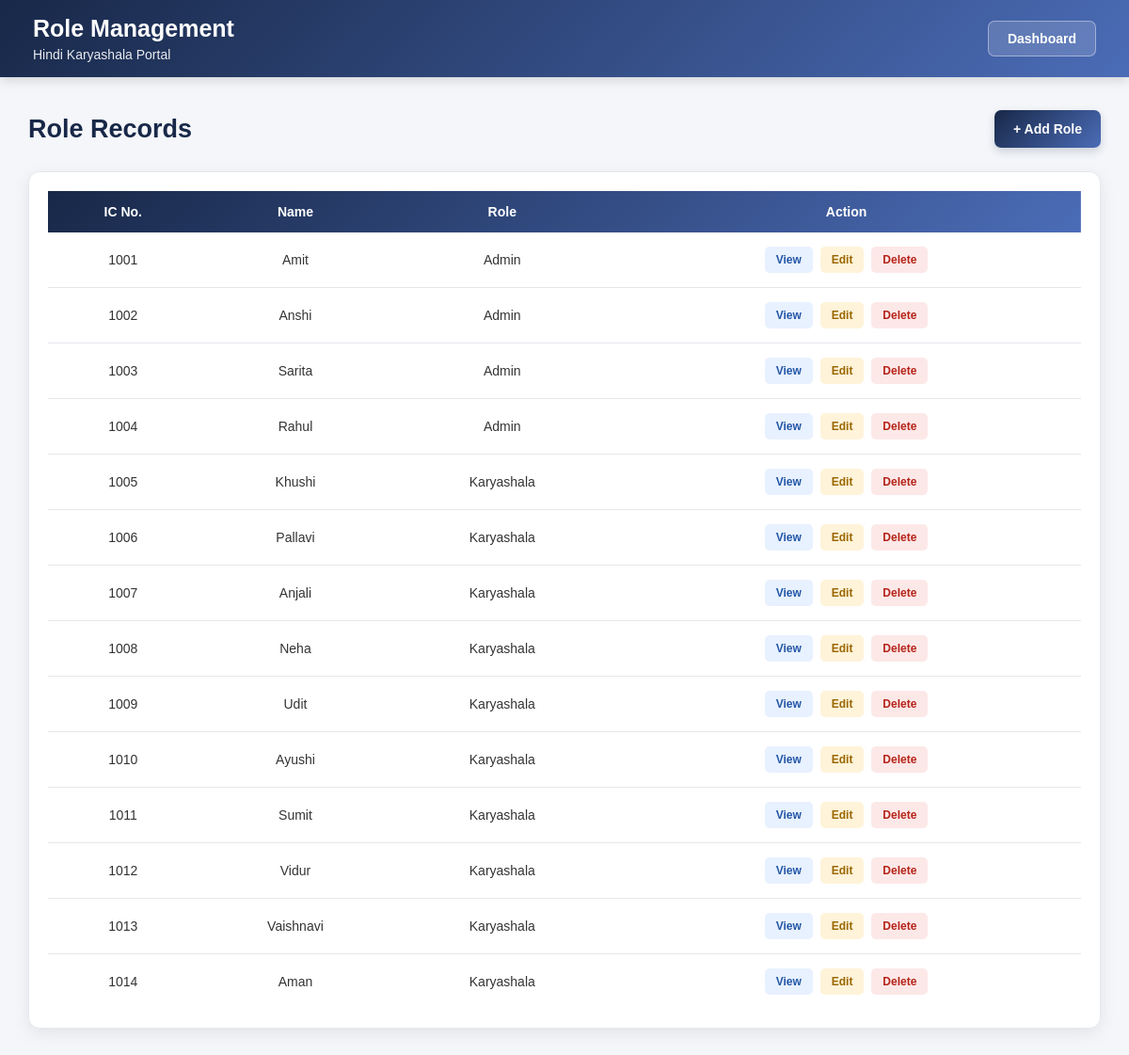
The page /admin/roles.php (signed in) on the database its author committed.
### tables this page shows
CREATE TABLE `roles` (
  `ic_no` int(11) NOT NULL,
  `name` varchar(100) NOT NULL,
  `role_name` enum('Admin','Karyashala') NOT NULL
);

### admin/roles.php (the view, shortened to what this page needs)
<?php
require_once "../db.php";
$result = mysqli_query(
    $conn,
    "SELECT * FROM roles ORDER BY ic_no"
);
?>
<!DOCTYPE html>
<html lang="en">
<head>
    <link rel="stylesheet" href="../css/admins.css">
</head>
<body>
<header class="topbar">
    <div>
        <h2>Role Management</h2>
        <p>Hindi Karyashala Portal</p>
    </div>
    <a href="dashboard.php" class="back">Dashboard </a>
</header>
<div class="page">
<div class="page-header">
        <h1>Role Records</h1>
        <button class="add-btn" onclick="openAdd()"> + Add Role</button>
    </div>
    <div class="table-box">
        <table>
            <thead>
                <tr>
                    <th>IC No.</th>
                    <th>Name</th>
                    <th>Role</th>
                    <th>Action</th>
                </tr>
            </thead>
            <tbody>
            <?php while ($row = mysqli_fetch_assoc($result)) { ?>
                <tr>
                    <td><?php echo htmlspecialchars($row['ic_no']); ?></td>
                    <td><?php echo htmlspecialchars($row['name']);?></td>
                    <td><?php echo htmlspecialchars($row['role_name']);?></td>
                    <td>
                        <button class="view-btn" onclick='viewRole(<?php echo json_encode($row); ?>)'>
                                View </button>
                        <button class="edit-btn" onclick='editRole(<?php echo json_encode($row); ?>)'>
                                Edit </button>
                        <a class="delete-btn" href="roles.php?delete=<?php echo $row['ic_no']; ?>"
                            onclick="return confirm('Do you want to delete this role?');"> Delete</a>
                    </td>
                </tr>
            <?php } ?>
            </tbody>
        </table>
    </div>
</div>
</body>
</html>

### css/admins.css (style rules this page uses)
* { margin: 0; padding: 0; box-sizing: border-box; }
html { scroll-behavior: smooth; }
body { font-family: Arial, Helvetica, sans-serif; background: #f4f6f9; color: #222; min-height: 100vh; }
a { text-decoration: none; }
.topbar { width: 100%; min-height: 82px; padding: 15px 35px; display: flex; align-items: center; justify-content: space-between; background: linear-gradient( 135deg, #182848, #4b6cb7 ); color: white; box-shadow: 0 3px 12px rgba(0, 0, 0, 0.15); }
.topbar h2 { font-size: 25px; margin-bottom: 5px; font-weight: 700; }
.topbar p { font-size: 14px; opacity: 0.9; }
.logout, .back { display: inline-block; padding: 10px 20px; color: white; background: rgba(255, 255, 255, 0.15); border: 1px solid rgba(255, 255, 255, 0.4); border-radius: 7px; font-size: 14px; font-weight: bold; transition: all 0.3s ease; }
.page { width: 95%; max-width: 1400px; margin: 35px auto; padding-bottom: 50px; }
.page-header { display: flex; align-items: center; justify-content: space-between; margin-bottom: 25px; gap: 20px; }
.page-header h1 { color: #182848; font-size: 27px; font-weight: 700; }
.add-btn { background: linear-gradient( 135deg, #182848, #4b6cb7 ); color: white; border: none; padding: 12px 20px; border-radius: 7px; cursor: pointer; font-size: 14px; font-weight: bold; box-shadow: 0 4px 10px rgba(24, 40, 72, 0.18); transition: all 0.3s ease; }
.table-box { width: 100%; background: white; border-radius: 12px; padding: 20px; border: 1px solid #e4e8ee; overflow-x: auto; box-shadow: 0 5px 18px rgba(0, 0, 0, 0.08); }
table { width: 100%; border-collapse: collapse; min-width: 800px; }
table thead { background: linear-gradient( 135deg, #182848, #4b6cb7 ); color: white; }
table th { padding: 14px 12px; text-align: center; font-size: 14px; font-weight: 600; white-space: nowrap; }
table td { padding: 13px 12px; text-align: center; border-bottom: 1px solid #e5e7eb; font-size: 14px; color: #333; }
table tbody tr { background: white; transition: all 0.2s ease; }
table tbody tr:last-child td { border-bottom: none; }
.view-btn, .edit-btn, .delete-btn { display: inline-block; padding: 7px 12px; margin: 2px; border-radius: 5px; border: none; font-size: 12px; font-weight: bold; cursor: pointer; text-decoration: none; transition: all 0.2s ease; }
.view-btn { background: #e8f1ff; color: #2457a6; }
.edit-btn { background: #fff3d9; color: #996600; }
.delete-btn { background: #fde8e8; color: #b42318; }

### rows shown on the page
roles: ic_no "1001", name "Amit", role_name "Admin"
roles: ic_no "1002", name "Anshi", role_name "Admin"
roles: ic_no "1003", name "Sarita", role_name "Admin"
roles: ic_no "1004", name "Rahul", role_name "Admin"
roles: ic_no "1005", name "Khushi", role_name "Karyashala"
roles: ic_no "1006", name "Pallavi", role_name "Karyashala"
roles: ic_no "1007", name "Anjali", role_name "Karyashala"
roles: ic_no "1008", name "Neha", role_name "Karyashala"
roles: ic_no "1009", name "Udit", role_name "Karyashala"
roles: ic_no "1010", name "Ayushi", role_name "Karyashala"
roles: ic_no "1011", name "Sumit", role_name "Karyashala"
roles: ic_no "1012", name "Vidur", role_name "Karyashala"
roles: ic_no "1013", name "Vaishnavi", role_name "Karyashala"
roles: ic_no "1014", name "Aman", role_name "Karyashala"
